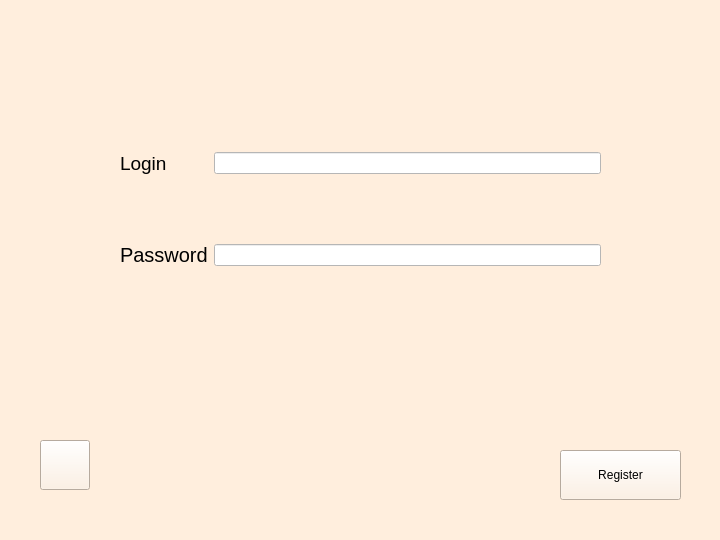
<?xml version="1.0" encoding="UTF-8"?>
<ui version="4.0">
 <class>RegWindow</class>
 <widget class="QWidget" name="RegWindow">
  <property name="geometry">
   <rect>
    <x>0</x>
    <y>0</y>
    <width>720</width>
    <height>540</height>
   </rect>
  </property>
  <property name="minimumSize">
   <size>
    <width>720</width>
    <height>540</height>
   </size>
  </property>
  <property name="maximumSize">
   <size>
    <width>720</width>
    <height>540</height>
   </size>
  </property>
  <property name="windowTitle">
   <string>Registration</string>
  </property>
  <property name="windowIcon">
   <iconset resource="res.qrc">
    <normaloff>:/img/resources/imgs/Regicon.png</normaloff>:/img/resources/imgs/Regicon.png</iconset>
  </property>
  <property name="styleSheet">
   <string notr="true">background-color: #FFEEDD;</string>
  </property>
  <widget class="QPushButton" name="ReturnButton">
   <property name="geometry">
    <rect>
     <x>40</x>
     <y>440</y>
     <width>50</width>
     <height>50</height>
    </rect>
   </property>
   <property name="minimumSize">
    <size>
     <width>50</width>
     <height>50</height>
    </size>
   </property>
   <property name="maximumSize">
    <size>
     <width>50</width>
     <height>50</height>
    </size>
   </property>
   <property name="text">
    <string/>
   </property>
   <property name="icon">
    <iconset resource="res.qrc">
     <normaloff>:/img/resources/imgs/back.png</normaloff>:/img/resources/imgs/back.png</iconset>
   </property>
   <property name="iconSize">
    <size>
     <width>50</width>
     <height>50</height>
    </size>
   </property>
  </widget>
  <widget class="QWidget" name="layoutWidget">
   <property name="geometry">
    <rect>
     <x>120</x>
     <y>90</y>
     <width>481</width>
     <height>241</height>
    </rect>
   </property>
   <layout class="QGridLayout" name="gridLayout">
    <item row="1" column="0">
     <widget class="QLabel" name="label_2">
      <property name="font">
       <font>
        <pointsize>15</pointsize>
       </font>
      </property>
      <property name="styleSheet">
       <string notr="true">color: rgb(0, 0, 0);</string>
      </property>
      <property name="text">
       <string>Password</string>
      </property>
     </widget>
    </item>
    <item row="0" column="1">
     <widget class="QLineEdit" name="GetLogin">
      <property name="styleSheet">
       <string notr="true">background-color: #fff;
color: rgb(0, 0, 0);</string>
      </property>
     </widget>
    </item>
    <item row="0" column="0">
     <widget class="QLabel" name="label">
      <property name="font">
       <font>
        <pointsize>14</pointsize>
       </font>
      </property>
      <property name="styleSheet">
       <string notr="true">color: rgb(0, 0, 0);</string>
      </property>
      <property name="text">
       <string>Login</string>
      </property>
     </widget>
    </item>
    <item row="1" column="1">
     <widget class="QLineEdit" name="GetPass">
      <property name="styleSheet">
       <string notr="true">background-color: #fff;
color: rgb(0, 0, 0);</string>
      </property>
     </widget>
    </item>
   </layout>
  </widget>
  <widget class="QPushButton" name="RegBut">
   <property name="geometry">
    <rect>
     <x>560</x>
     <y>450</y>
     <width>121</width>
     <height>50</height>
    </rect>
   </property>
   <property name="minimumSize">
    <size>
     <width>100</width>
     <height>50</height>
    </size>
   </property>
   <property name="styleSheet">
    <string notr="true">color: rgb(0, 0, 0);</string>
   </property>
   <property name="text">
    <string>Register</string>
   </property>
  </widget>
 </widget>
 <resources>
  <include location="res.qrc"/>
 </resources>
 <connections>
  <connection>
   <sender>ReturnButton</sender>
   <signal>clicked()</signal>
   <receiver>RegWindow</receiver>
   <slot>close()</slot>
   <hints>
    <hint type="sourcelabel">
     <x>42</x>
     <y>501</y>
    </hint>
    <hint type="destinationlabel">
     <x>66</x>
     <y>507</y>
    </hint>
   </hints>
  </connection>
 </connections>
</ui>
